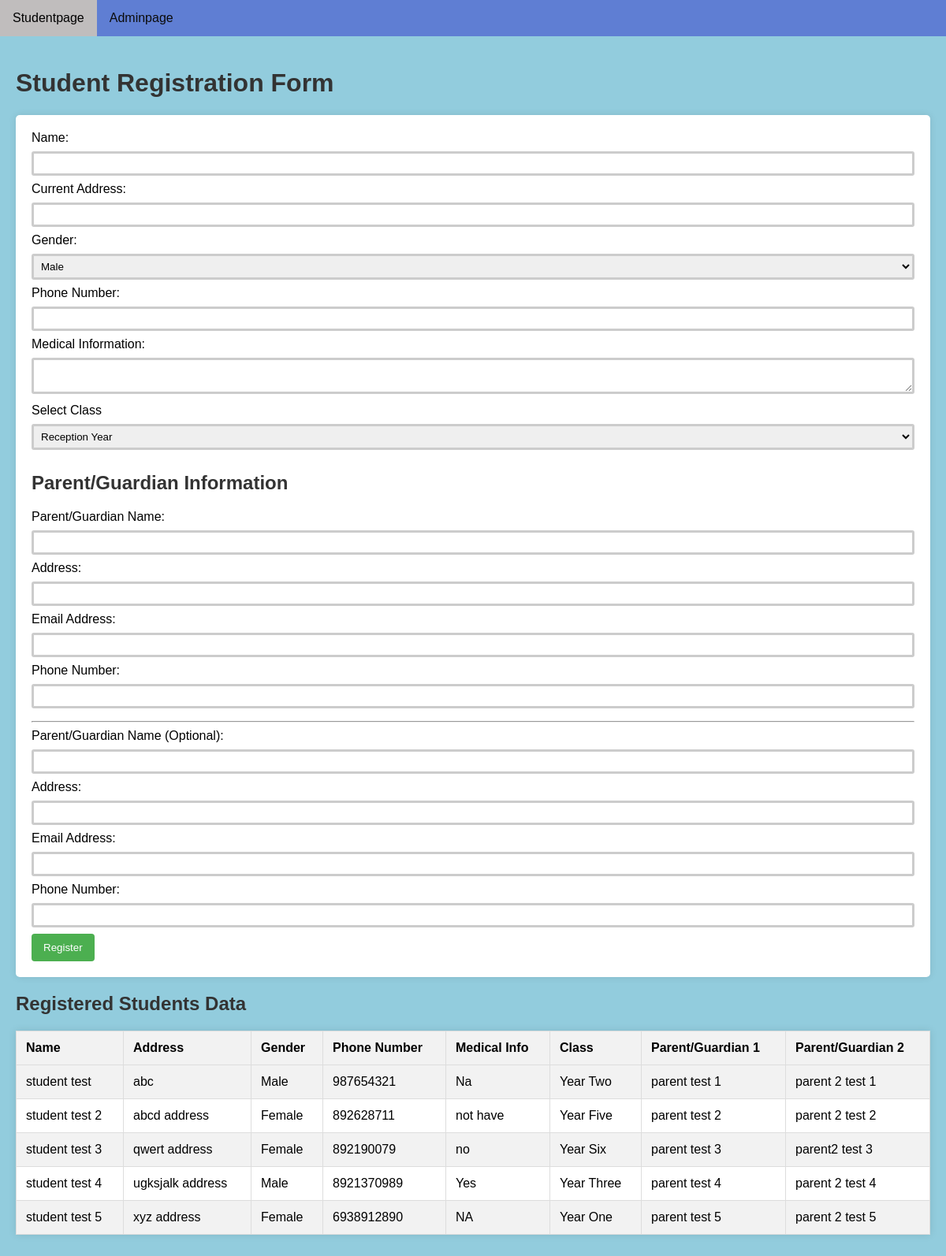
The page / on the database its author committed.
### tables this page shows
CREATE TABLE `pupils` (
  `pupilid` int(11) NOT NULL,
  `pupilname` varchar(80) NOT NULL,
  `pupiladdress` varchar(255) NOT NULL,
  `pupilgender` varchar(60) NOT NULL,
  `pupilphonenumber` varchar(15) DEFAULT NULL,
  `medicalinfo` text DEFAULT NULL,
  `classid` int(11) DEFAULT NULL
);

CREATE TABLE `schoolclasses` (
  `classid` int(11) NOT NULL,
  `classname` varchar(60) NOT NULL,
  `classcapacity` int(11) NOT NULL
);

CREATE TABLE `parents` (
  `parentid` int(11) NOT NULL,
  `parentname` varchar(100) NOT NULL,
  `address` varchar(255) NOT NULL,
  `emailadd` varchar(100) DEFAULT NULL,
  `phonenumber` varchar(15) DEFAULT NULL,
  `parentname2optional` varchar(100) NOT NULL,
  `parent2address` varchar(255) NOT NULL,
  `parent2emailadd` varchar(100) DEFAULT NULL,
  `parent2phonenumber` varchar(15) DEFAULT NULL
);

### index.php (the view, shortened to what this page needs)
<?php include('db_connect.php'); ?>
<!DOCTYPE html>
<html>
<head>
    <link rel="stylesheet" href="styles.css">
</head>
<body>
    <?php include('navbar.php'); ?>
    <div class="container">
        <h1>Student Registration Form</h1>
        <form action="register_student.php" method="post">
            <label for="pupilname">Name:</label>
            <input type="text" id="pupilname" name="pupilname" required>
            <label for="pupiladdress">Current Address:</label>
            <input type="text" id="pupiladdress" name="pupiladdress" required>
            <label for="pupilgender">Gender:</label>
            <select id="pupilgender" name="pupilgender" required>
                <option value="Male">Male</option>
            </select>
            <label for="pupilphonenumber">Phone Number:</label>
            <input type="number" id="pupilphonenumber" name="pupilphonenumber">
            <label for="medicalinfo">Medical Information:</label>
            <textarea id="medicalinfo" name="medicalinfo"></textarea>
            <label for="classid">Select Class</label>
            <select id="classid" name="classid" required>
                <?php
                $result = $conn->query("SELECT classid, classname FROM schoolclasses");
                while ($row = $result->fetch_assoc()) {
                    echo "<option value='{$row['classid']}'>{$row['classname']}</option>";
                }
                ?>
            </select>
            <h2>Parent/Guardian Information</h2>
            <label for="parent1name">Parent/Guardian Name:</label>
            <input type="text" id="parent1name" name="parent1name" required>
            <label for="parent1address">Address:</label>
            <input type="text" id="parent1address" name="parent1address" required>
            <label for="parent1email">Email Address:</label>
            <input type="email" id="parent1email" name="parent1email">
            <label for="parent1phone">Phone Number:</label>
            <input type="number" id="parent1phone" name="parent1phone">
            <hr>
            <label for="parent2name">Parent/Guardian Name (Optional):</label>
            <input type="text" id="parent2name" name="parent2name">
            <label for="parent2address">Address:</label>
            <input type="text" id="parent2address" name="parent2address">
            <label for="parent2email">Email Address:</label>
            <input type="email" id="parent2email" name="parent2email">
            <label for="parent2phone">Phone Number:</label>
            <input type="number" id="parent2phone" name="parent2phone">
            <input type="submit" value="Register">
        </form>
        <h2>Registered Students Data</h2>
        <table>
            <tr>
                <th>Name</th>
                <th>Address</th>
                <th>Gender</th>
                <th>Phone Number</th>
                <th>Medical Info</th>
                <th>Class</th>
                <th>Parent/Guardian 1</th>
                <th>Parent/Guardian 2</th>
            </tr>
            <?php
            $sql = "SELECT pupils.pupilname, pupils.pupiladdress, pupils.pupilgender, pupils.pupilphonenumber, pupils.medicalinfo,
                    schoolclasses.classname,
                    parents.parentname AS parent1name, parents.parentname2optional AS parent2name
                    FROM pupils
                    LEFT JOIN schoolclasses ON pupils.classid = schoolclasses.classid
                    LEFT JOIN pupilparents ON pupils.pupilid = pupilparents.pupilid
                    LEFT JOIN parents ON pupilparents.parentid = parents.parentid";
            $result = $conn->query($sql);
            while ($row = $result->fetch_assoc()) {
                echo "<tr>
                        <td>{$row['pupilname']}</td>
                        <td>{$row['pupiladdress']}</td>
                        <td>{$row['pupilgender']}</td>
                        <td>{$row['pupilphonenumber']}</td>
                        <td>{$row['medicalinfo']}</td>
                        <td>{$row['classname']}</td>
                        <td>{$row['parent1name']}</td>
                        <td>{$row['parent2name']}</td>
                      </tr>";
            }
            ?>
        </table>
    </div>
</body>
</html>

### navbar.php
<!DOCTYPE html>
<html>
<head>
    <link rel="stylesheet" href="styles.css">
</head>
<body>
    <div class="navbar">
        <a href="index.php">Studentpage</a>
        <a href="teachers.php">Adminpage</a>
    </div>
</body>
</html>

### styles.css (style rules this page uses)
body { font-family: Arial, sans-serif; margin: 0; padding: 0; background-color: #92ccdd; }
.navbar { overflow: hidden; background-color: #5f7ed3; }
.navbar a { text-decoration: none; float: left; display: block; color: #0c0c0c; text-align: center; padding: 14px 16px; }
.container { padding: 20px; }
h1, h2 { color: #333; }
form { background: #fff; padding: 20px; margin: 20px 0; border-radius: 5px; box-shadow: 0 0 10px rgba(0, 0, 0, 0.1); }
label { display: block; margin-bottom: 8px; }
* { box-sizing: border-box; }
input[type="text"], input[type="email"], input[type="number"], textarea, select { width: 100%; padding: 5px; margin-bottom: 8px; border: 3px solid #ccc; border-radius: 3px; }
#pupilgender, #classid { width: 100%; }
input[type="submit"] { background-color: #4CAF50; color: white; padding: 10px 15px; border: none; border-radius: 4px; cursor: pointer; }
table { width: 100%; border-collapse: collapse; margin: 20px 0; box-shadow: 0 0 10px rgba(0, 0, 0, 0.1); }
table, th, td { border: 1px solid #ddd; }
th, td { padding: 12px; text-align: left; }
th { background-color: #f2f2f2; }
tr:nth-child(even) { background-color: #f2f2f2; }
tr:nth-child(odd) { background-color: #ffffff; }

### rows shown on the page
pupils: pupilname "student test", pupiladdress "abc", pupilgender "Male", pupilphonenumber "987654321", medicalinfo "Na", classid.classname "Year Two", parents.parentname "parent test 1", parents.parentname2optional "parent 2 test 1"
pupils: pupilname "student test 2", pupiladdress "abcd address", pupilgender "Female", pupilphonenumber "892628711", medicalinfo "not have", classid.classname "Year Five", parents.parentname "parent test 2", parents.parentname2optional "parent 2 test 2"
pupils: pupilname "student test 3", pupiladdress "qwert address", pupilgender "Female", pupilphonenumber "892190079", medicalinfo "no", classid.classname "Year Six", parents.parentname "parent test 3", parents.parentname2optional "parent2 test 3"
pupils: pupilname "student test 4", pupiladdress "ugksjalk address", pupilgender "Male", pupilphonenumber "8921370989", medicalinfo "Yes", classid.classname "Year Three", parents.parentname "parent test 4", parents.parentname2optional "parent 2 test 4"
pupils: pupilname "student test 5", pupiladdress "xyz address", pupilgender "Female", pupilphonenumber "6938912890", medicalinfo "NA", classid.classname "Year One", parents.parentname "parent test 5", parents.parentname2optional "parent 2 test 5"

### other values the page prints
form field classid "Reception Year"
